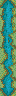

This game map was drawn from its Tiled (.tmx) file and the tilesets committed beside it. A one-line description and the full map source follow:
An orthogonal 1x6 tile map with 16x16 px tiles, 1 tile layer (Tile Layer 1).

<map version="1.4" tiledversion="2021.01.13" orientation="orthogonal" renderorder="right-down" width="1" height="6" tilewidth="16" tileheight="16" infinite="0" nextlayerid="2" nextobjectid="1">
 <tileset firstgid="1" name="UpdatedVillage.png" tilewidth="16" tileheight="16" tilecount="1024" columns="32">
  <image source="UpdatedVillage.png" trans="ffffff" width="512" height="512" />
 </tileset>
 <layer id="1" name="Tile Layer 1" width="1" height="6">
  <data encoding="csv">
953,
826,
858,
857,
825,
985
</data>
 </layer>
</map>
